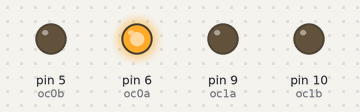
The sketch below on a simulated Arduino Uno, built with avr-gcc and run on an emulated ATmega328P. Parts: output pins drawn as LEDs (lit = HIGH). What the sketch prints to the serial monitor is not drawn.

Above: at 0.05 s.
At 0.8 s:
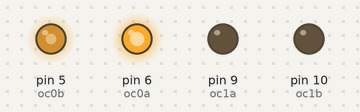
At 2.0 s:
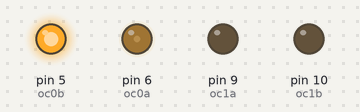
At 4.0 s:
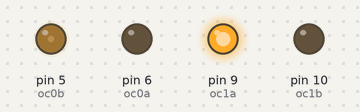
At 5.95 s:
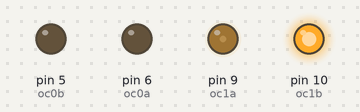
At 7.95 s:
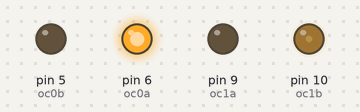
Timing chart, 0 to 10.4 s (numbered marks = the images above):
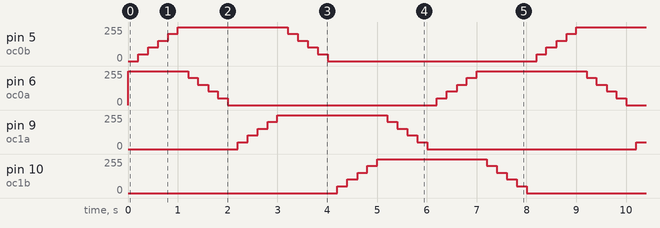

The sketch:

MicroSteppingTest.ino
```cpp
//#include <MsTimer2.h>
#include <FlexiTimer2.h>
volatile int iCount;
void counting() {
  iCount++;
  if (iCount==960) {
    iCount = 0;
  }
}
void setup() {
  Serial.begin(9600);
  pinMode(6, OUTPUT);  //oc0a (PD6) for X
  pinMode(5, OUTPUT);  //oc0b (PD5) for Y
  pinMode(9, OUTPUT);  //oc1a (PB1) for /X
  pinMode(10, OUTPUT);  //oc1b (PB2) for /Y
  iCount = 0;
  //MsTimer2::set(1, counting); // 100ms period
  //MsTimer2::start();
  FlexiTimer2::set(1,1.0/5,counting); // 100ms period
  FlexiTimer2::start();
}
void loop() {
  int iReadtimer;
  int iStep_rot;
  int iStep;
  int iVar;
  int iOut_a;
  int iOut_b;
  iReadtimer = iCount;  //read timer from counter
  iStep_rot = iReadtimer / 10;  //step count
  iStep = iStep_rot % 4;  //step no (0..3)
  iVar = iReadtimer % (iStep_rot * 10); //variation in the step (0..9)
  if (iVar <= 4) {
    iOut_a = 255;  //output data B
    iOut_b = 255*iVar/5;  //output data A
  }else {
    iOut_a = 255 - ((iVar-5)*255/5);  //output data B
    iOut_b = 255  ;  //output data A
  }
  switch (iStep) {
    case 0:
      analogWrite(6, iOut_a);
      analogWrite(5, iOut_b);
      analogWrite(9, 0);
      analogWrite(10, 0);
      break;
    case 1:
      //analogWrite(6, 0);
      digitalWrite(6,LOW);
      analogWrite(5, iOut_a);
      analogWrite(9, iOut_b);
      analogWrite(10, 0);
      break;
    case 2:
      //analogWrite(6, 0);
      //analogWrite(5, 0);
      digitalWrite(6,LOW);
      digitalWrite(5,LOW);
      analogWrite(9, iOut_a);
      analogWrite(10, iOut_b);
      break;
    case 3:
      analogWrite(6, iOut_b);
      //analogWrite(5, 0);
      digitalWrite(5,LOW);
      analogWrite(9, 0);
      analogWrite(10, iOut_a);
    default:
      break;
  }
  Serial.print(iStep);
  Serial.print(iOut_b);
  Serial.println(iOut_a);

}
```

Measured:
- by itself, pin 6 (oc0a): repeats every 8.0 s: 204/255 0.20 s, 153/255 0.21 s, 102/255 0.20 s, 51/255 0.20 s, 0/255 4.2 s, 51/255 0.20 s, 102/255 0.21 s, 153/255 0.20 s, 204/255 0.20 s, 255/255 2.2 s
- by itself, pin 5 (oc0b), pin 9 (oc1a), pin 10 (oc1b): repeats every 8.0 s: 102/255 0.21 s, 153/255 0.20 s, 204/255 0.20 s, 255/255 2.2 s, 204/255 0.20 s, 153/255 0.21 s, 102/255 0.20 s, 51/255 0.20 s, 0/255 4.2 s, 51/255 0.20 s
